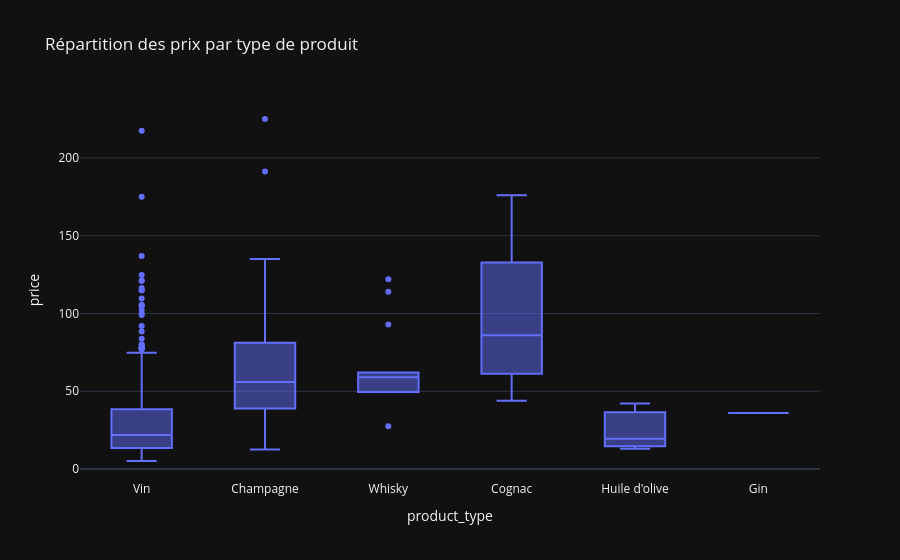

Here is the notebook cell this chart was saved with:
### Code cell
fig = px.box(df_merge[df_merge['product_type'].notna()],
             x='product_type', y='price',
             title='Répartition des prix par type de produit')
fig.show()

### Figure 1 — Plotly figure (JSON) as saved in the notebook; plotly's stock layout.template omitted (floating-point values rounded to 4 significant figures; data arrays with more than 128 entries replaced by an {"elided": "..."} marker saying what was removed)
{"data": [{"alignmentgroup": "True", "hovertemplate": "product_type=%{x}<br>price=%{y}<extra></extra>", "legendgroup": "", "marker": {"color": "#636efa"}, "name": "", "notched": false, "offsetgroup": "", "orientation": "v", "showlegend": false, "x": {"elided": "713 str values"}, "x0": " ", "xaxis": "x", "y": {"elided": "713 float values"}, "y0": " ", "yaxis": "y", "type": "box"}], "layout": {"xaxis": {"anchor": "y", "domain": [0.0, 1.0], "title": {"text": "product_type"}}, "yaxis": {"anchor": "x", "domain": [0.0, 1.0], "title": {"text": "price"}}, "legend": {"tracegroupgap": 0}, "title": {"text": "Répartition des prix par type de produit"}, "boxmode": "group"}}
